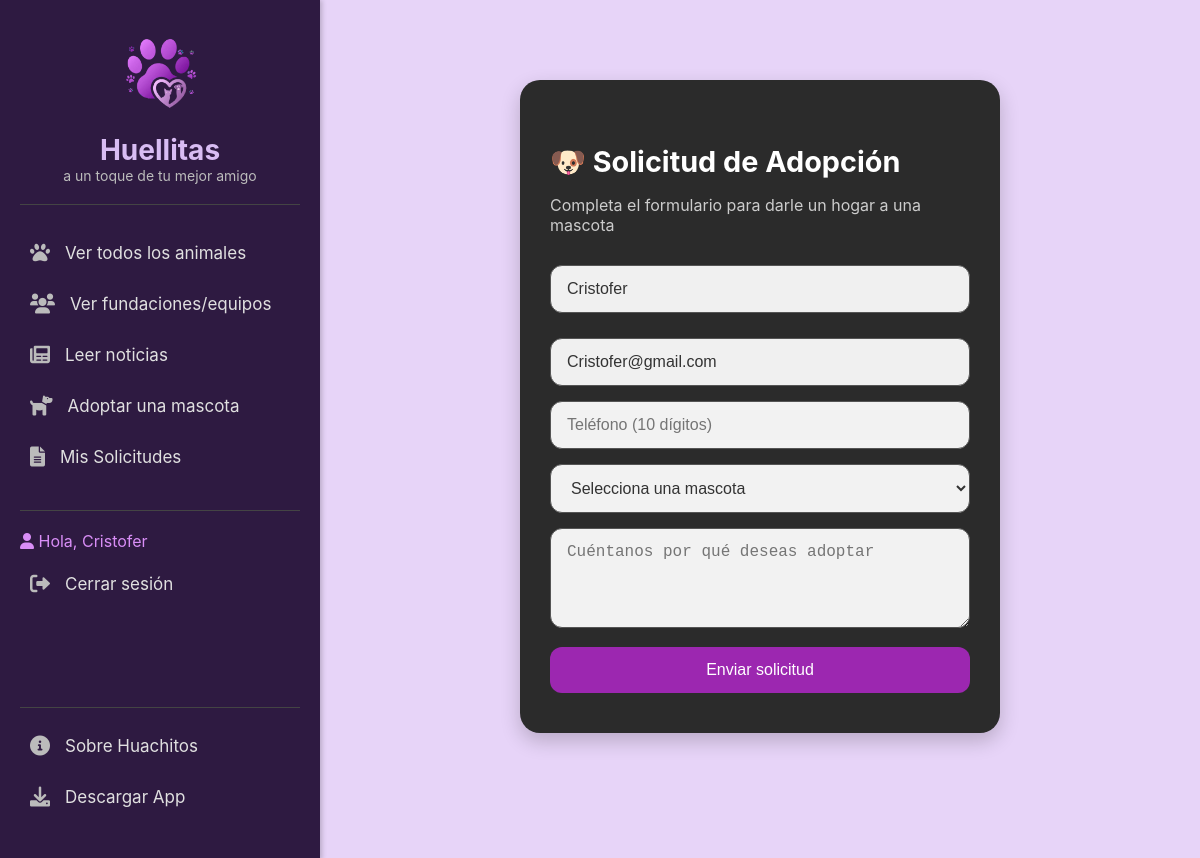
The app's page /adoptar/ (signed in) with its own data.
### usuarios/models.py (models this page shows)
class Usuario(AbstractUser):
    ROLES = (
        ('adoptante', 'Adoptante'),
        ('centro', 'Centro de Adopción'),
    )
    rol = models.CharField(max_length=20, choices=ROLES, default='adoptante')

### api/views.py (the view, shortened to what this page needs)
# urls.py: path('adoptar/', adopcion_formulario_view, name='adoptar'),
@login_required(login_url='login')
def adopcion_formulario_view(request):
    mascotas = Mascota.objects.filter(disponible=True)
    return render(request, 'adopcion_perros/adopcion_form.html', {'mascotas': mascotas})

### api/templates/adopcion_perros/adopcion_form.html (shortened to what this page needs)
{% extends 'adopcion_perros/base.html' %}
{% load static %}
{% block extra_css %}
<link rel="stylesheet" href="{% static 'adopcion_perros/css/estilos_formularios_adopcion2.css' %}">
{% endblock %}
{% block content %}
<div class="form-container">
  <div class="form-box">
    <div class="form-header">
      <h2>🐶 Solicitud de Adopción</h2>
      <p>Completa el formulario para darle un hogar a una mascota</p>
    </div>
    {% if user.is_authenticated %}
      <form id="adopcionForm">
        <input type="text" name="nombre_completo" value="{{ request.user.username }}" readonly style="background:#f0f0f0; color:#333;">
        <input type="email" name="email" value="{{ request.user.email }}" readonly style="background:#f0f0f0; color:#333;">
        <input type="tel" name="telefono" placeholder="Teléfono (10 dígitos)" required pattern="[0-9]{10}" title="Debe tener 10 dígitos numéricos">
        <select name="mascota" required>
          <option value="">Selecciona una mascota</option>
        </select>
        <textarea name="mensaje" placeholder="Cuéntanos por qué deseas adoptar" required minlength="10" maxlength="500"></textarea>
        <button type="submit">Enviar solicitud</button>
      </form>
    {% else %}
      <p style="text-align:center; margin-top:20px;">
        Debes <a href="{% url 'login' %}">iniciar sesión</a> o <a href="{% url 'registro' %}">registrarte</a> para solicitar una adopción.
      </p>
    {% endif %}
  </div>
</div>
{% endblock %}

### api/templates/adopcion_perros/base.html (shortened to what this page needs)
{% load static %}
<!DOCTYPE html>
<html lang="es">
<head>
    <link rel="stylesheet" href="{% static 'adopcion_perros/css/style.css' %}">
    {% block extra_css %}{% endblock %}
    <link rel="stylesheet" href="https://cdnjs.cloudflare.com/ajax/libs/font-awesome/6.0.0-beta3/css/all.min.css">
</head>
<body>
<div class="container">
    <aside class="sidebar">
        <div class="logo">
            <a href="{% url 'index' %}"><img src="{% static 'adopcion_perros/img/Logo.png' %}" alt="Logo Huellitas" class="logo-img"></a>
            <h1>Huellitas</h1>
            <p>a un toque de tu mejor amigo</p>
        </div>
        <nav class="main-nav">
            <ul>
                <li><a href="{% url 'catalogo' %}"><i class="fas fa-paw"></i> Ver todos los animales</a></li>
                <li><a href="{% url 'fundaciones' %}"><i class="fas fa-users"></i> Ver fundaciones/equipos</a></li>
                <li><a href="{% url 'noticias' %}"><i class="fas fa-newspaper"></i> Leer noticias</a></li>
                <li><a href="{% url 'adoptar' %}"><i class="fas fa-dog"></i> Adoptar una mascota</a></li>
                <li><a href="{% url 'mis_solicitudes' %}"><i class="fas fa-file-alt"></i> Mis Solicitudes</a></li>
            </ul>
        </nav>
        <div class="divider"></div>
        <div class="auth-links">
            <ul>
                {% if user.is_authenticated %}
            <li>
                <span><i class="fas fa-user"></i> Hola, {{ user.username|title }}</span>
            </li>
                    <li><a href="{% url 'logout' %}"><i class="fas fa-sign-out-alt"></i> Cerrar sesión</a></li>
                {% else %}
                    <li><a href="{% url 'login' %}"><i class="fas fa-user-circle"></i> Iniciar sesión / Regístrate</a></li>
                {% endif %}
            </ul>
        </div>
        <div class="sidebar-footer">
            <ul>
                <li><a href="#info"><i class="fas fa-info-circle"></i> Sobre Huachitos</a></li>
                <li><a href="#descarga"><i class="fas fa-download"></i> Descargar App</a></li>
            </ul>
        </div>
    </aside>
    <main class="main-content">
        {% block content %}{% endblock %}
    </main>
</div>
</body>
</html>

### api/static/adopcion_perros/CSS/style.css (style rules this page uses)
body { font-family: 'Poppins', sans-serif; margin: 0; padding: 0; background-color: #d8bcf3; color: #d98ef7; display: flex; justify-content: center; min-height: 100vh; }
.container { display: flex; width: 100%; max-width: 1920px; }
.sidebar { width: 280px; background-color: #2e1a41; padding: 30px 20px; box-shadow: 2px 0 5px rgba(0,0,0,0.2); display: flex; flex-direction: column; position: sticky; top: 0; height: 100vh; overflow-y: auto; }
.sidebar .logo { margin-bottom: 30px; padding-bottom: 20px; border-bottom: 1px solid #444; }
.sidebar .logo h1 { font-size: 28px; color: #d8bcf3; margin: 0; }
.sidebar .logo p { font-size: 14px; color: #bbb; margin: 0; }
.sidebar .main-nav ul, .sidebar .auth-links ul, .sidebar .sidebar-footer ul { list-style: none; padding: 0; margin: 0; }
.sidebar .main-nav li, .sidebar .auth-links li, .sidebar .sidebar-footer li { margin-bottom: 15px; }
.sidebar .main-nav a, .sidebar .auth-links a, .sidebar .sidebar-footer a { text-decoration: none; color: #e0e0e0; font-size: 17px; display: flex; align-items: center; padding: 8px 10px; border-radius: 5px; transition: background-color 0.3s ease, color 0.3s ease; }
.sidebar .main-nav a i, .sidebar .auth-links a i, .sidebar .sidebar-footer a i { margin-right: 15px; font-size: 20px; color: #bbb; }
.sidebar .divider { border-top: 1px solid #444; margin: 20px 0; }
.sidebar .sidebar-footer { margin-top: auto; padding-top: 20px; border-top: 1px solid #444; }
.main-content { flex-grow: 1; padding: 40px; background-color: #e7d4f8; }
.form-box { background-color: #2b2b2b; padding: 40px 30px; border-radius: 20px; box-shadow: 0px 8px 20px rgba(0, 0, 0, 0.2); color: white; max-width: 350px; margin: 0 auto; }
.form-box h2 { margin-bottom: 10px; color: #ffffff; }
.form-box p { color: #c4c4c4; font-size: 0.9rem; margin-bottom: 20px; }
input[type="email"], input[type="password"] { width: 100%; padding: 12px; margin: 10px 0; border: none; border-radius: 10px; font-size: 1rem; }
.logo { text-align: center; margin-bottom: 30px; }
.logo-img { width: 100px; height: auto; margin-bottom: 10px; display: inline-block; }
.logo h1 { font-size: 24px; color: #d8bcf3; margin: 5px 0; }
.logo p { font-size: 13px; color: #bbb; margin: 0; }
.main-content { flex: 1; padding: 40px; background-color: #e7d4f8; overflow-x: hidden; }

### api/static/adopcion_perros/CSS/estilos_formularios_adopcion2.css (style rules this page uses)
body { margin: 0; padding: 0; background-color: #e8d2f2; font-family: 'Inter', sans-serif; display: flex; align-items: center; justify-content: center; min-height: 100vh; }
.form-container { display: flex; justify-content: center; padding: 40px 20px; width: 100%; box-sizing: border-box; }
.form-box { background-color: #2b2b2b; padding: 40px 30px; border-radius: 20px; box-shadow: 0px 8px 20px rgba(0, 0, 0, 0.2); color: white; max-width: 480px; width: 100%; box-sizing: border-box; }
.form-header h2 { font-size: 1.8rem; margin-bottom: 10px; }
.form-header p { color: #ccc; font-size: 1rem; margin-bottom: 30px; }
form input[type="text"], form input[type="email"], form input[type="tel"], form select, form textarea { width: 100%; padding: 14px 16px; margin-bottom: 15px; border: 1px solid #555; border-radius: 12px; background-color: #f2f2f2; font-size: 1rem; color: #333; box-sizing: border-box; transition: all 0.3s ease; }
form textarea { resize: vertical; min-height: 100px; }
form button { width: 100%; padding: 14px; background-color: #9c27b0; color: white; border: none; font-size: 1rem; border-radius: 12px; cursor: pointer; transition: background 0.3s ease; }

### records on screen
Usuario: username "Cristofer", nombre_completo "Cristofer", email "Cristofer@gmail.com"
